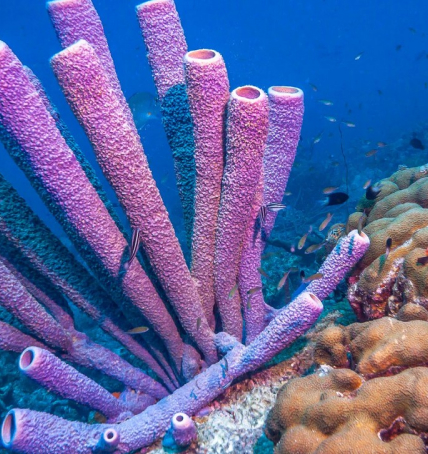
#> input picture img.jpg, 428 x 454 px, found by its file name
$ jupyter execute app.ipynb
#> lines starting #> are read from the running program, lines starting #| are printed output that depends on the picture; after the words box and inside, x2 and y2 are one past the last pixel; in counts of white or black regions, pixels touching at a corner belong together
[cell 1]
import cv2 as cv
import numpy as np
from matplotlib import pyplot as plt

[cell 2]
img = cv.imread(r'd:\NIO\img.jpg', cv.IMREAD_GRAYSCALE)
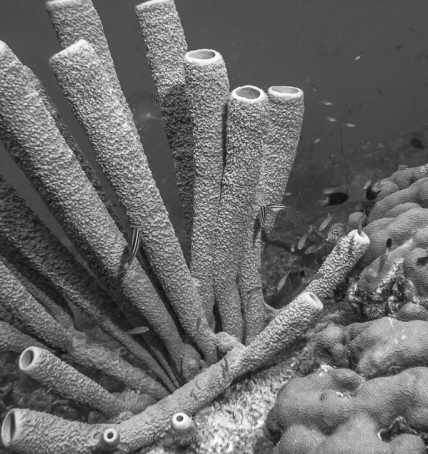
#> img: shape (454, 428); min 15, max 252, mean 104.7
assert img is not None, "file could not be read, check with os.path.exists()"

img = cv.medianBlur(img,5)
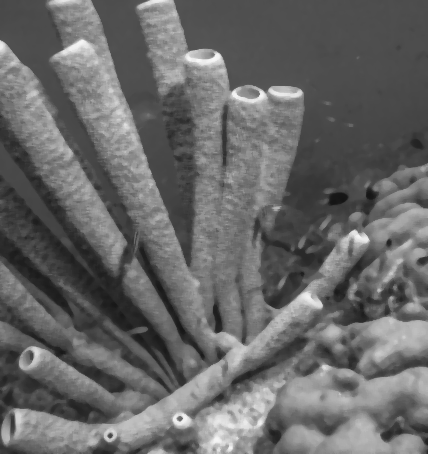
#> img: shape (454, 428); min 20, max 247, mean 103.8

[cell 3]
ret,th1 = cv.threshold(img,127,255,cv.THRESH_BINARY)
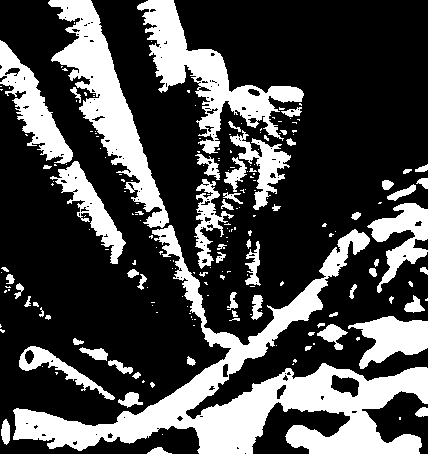
#> th1: shape (454, 428); 29.1% white; 204 white regions (138 under 20 px), largest, box (x1, y1, x2, y2) and area: (13, 225, 428, 454) 22783, (48, 0, 169, 228) 7735, (137, 0, 304, 154) 6924
th2 = cv.adaptiveThreshold(img,255,cv.ADAPTIVE_THRESH_MEAN_C,\
 cv.THRESH_BINARY,11,2)
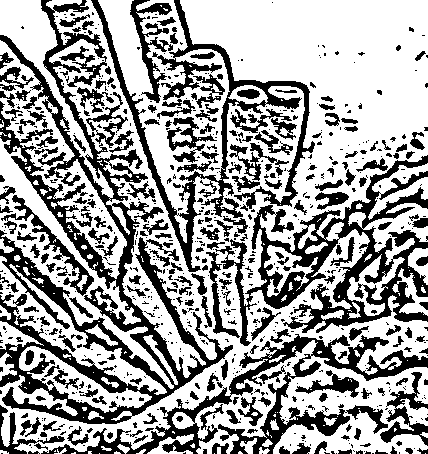
#> th2: shape (454, 428); 62.9% white; 745 black regions (514 under 20 px), largest, box (x1, y1, x2, y2) and area: (0, 0, 233, 424) 20181, (215, 155, 428, 346) 11021, (41, 334, 428, 454) 8398
th3 = cv.adaptiveThreshold(img,255,cv.ADAPTIVE_THRESH_GAUSSIAN_C,\
 cv.THRESH_BINARY,11,2)
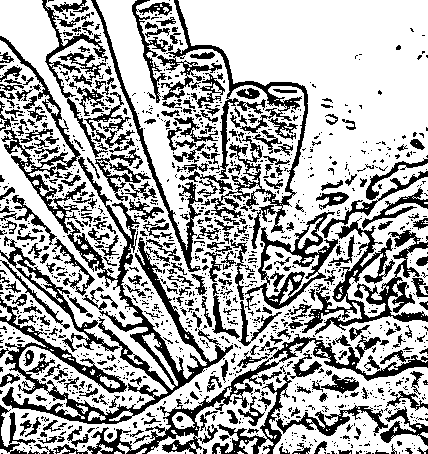
#> th3: shape (454, 428); 67.4% white; 1395 black regions (1058 under 20 px), largest, box (x1, y1, x2, y2) and area: (0, 157, 233, 424) 8780, (157, 0, 308, 249) 4840, (53, 334, 428, 454) 4360
titles = ['Original Image', 'Global Thresholding (v = 127)',
 'Adaptive Mean Thresholding', 'Adaptive Gaussian Thresholding']
images = [img, th1, th2, th3]
for i in range(4):
    plt.subplot(2,2,i+1),plt.imshow(images[i],'gray')
    plt.title(titles[i])
    plt.xticks([]),plt.yticks([])
plt.show()

$ run again, with clahe_2.jpg copied over img.jpg
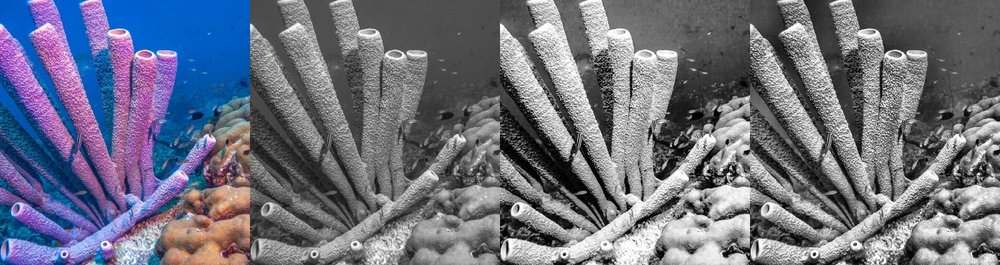
#> input picture clahe_2.jpg, 1000 x 265 px, shrunk from 1712 x 454 before the run, found by its file name
#> `ret,th1 = cv.threshold(img,127,255,cv.THRESH_BINARY)`:
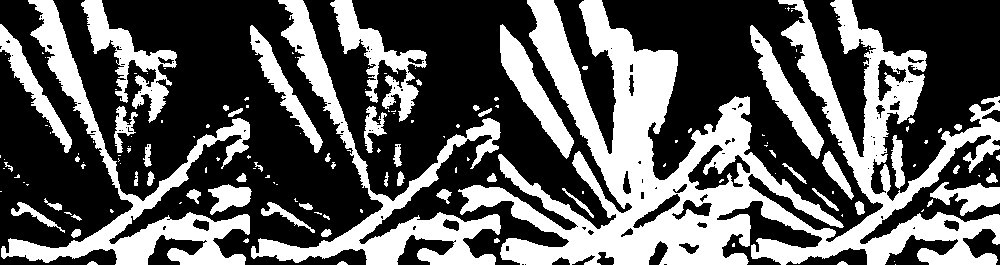
#> th1: shape (265, 1000); 37.2% white; 156 white regions (98 under 20 px), largest, box (x1, y1, x2, y2) and area: (458, 0, 1000, 265) 52286, (251, 0, 501, 265) 11496, (1, 0, 250, 265) 11464
#> th2: shape (265, 1000); 60.4% white; 1172 black regions (914 under 20 px), largest, box (x1, y1, x2, y2) and area: (602, 0, 885, 265) 17404, (148, 0, 385, 265) 15299, (398, 0, 635, 242) 11426
#> `th3 = cv.adaptiveThreshold(img,255,cv.ADAPTIVE_THRESH_GAUSSIAN_C,\ cv...`:
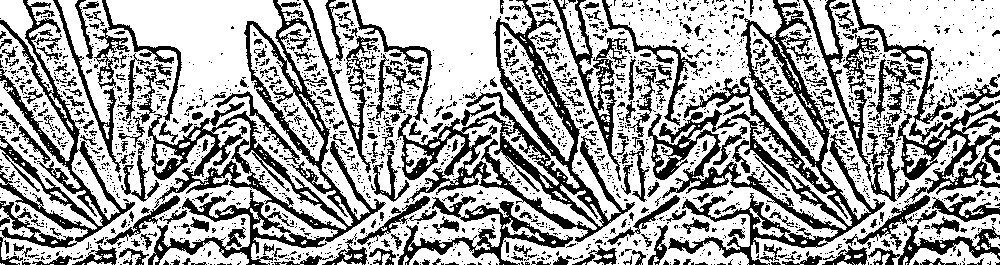
#> th3: shape (265, 1000); 64.7% white; 2185 black regions (1863 under 20 px), largest, box (x1, y1, x2, y2) and area: (648, 0, 885, 265) 12771, (148, 0, 386, 265) 12164, (398, 0, 635, 242) 10077

$ run again, with res.png saved as img.jpg
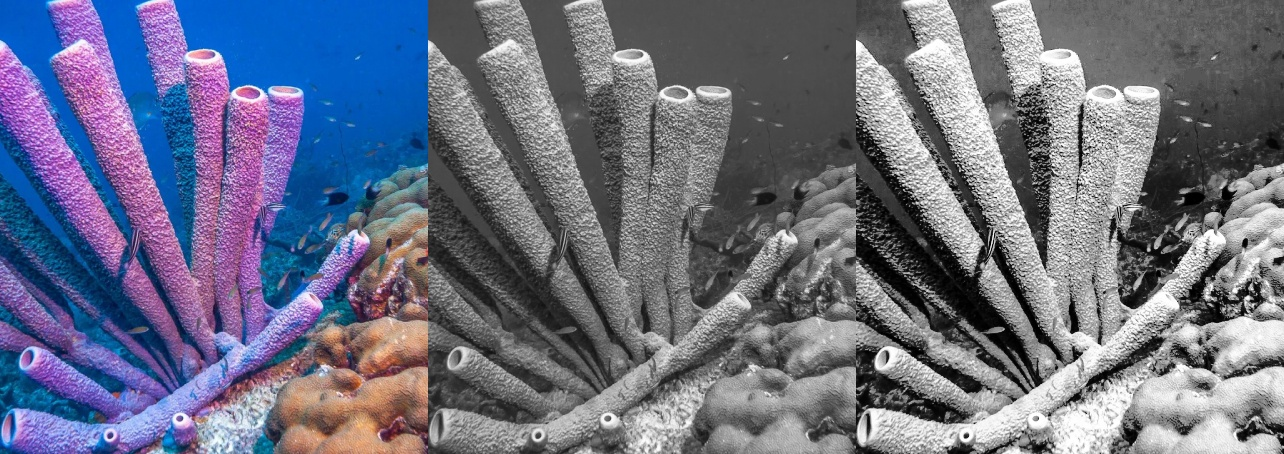
#> input picture res.png, 1284 x 454 px, found by its file name
#> `ret,th1 = cv.threshold(img,127,255,cv.THRESH_BINARY)`:
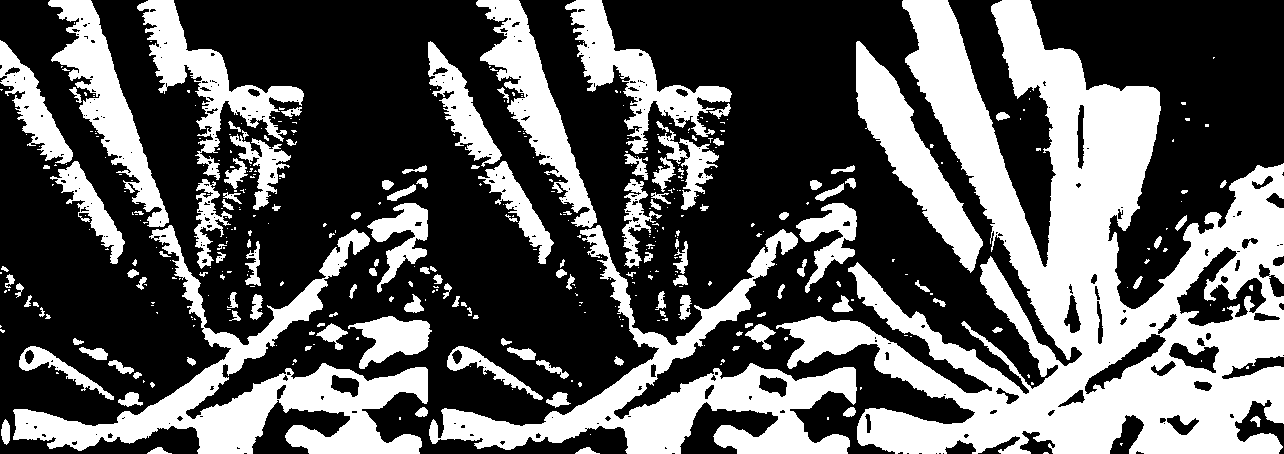
#> th1: shape (454, 1284); 36.6% white; 425 white regions (290 under 20 px), largest, box (x1, y1, x2, y2) and area: (776, 0, 1284, 454) 93069, (429, 225, 857, 454) 23013, (13, 225, 428, 454) 22749
#> th2: shape (454, 1284); 61.4% white; 2393 black regions (1615 under 20 px), largest, box (x1, y1, x2, y2) and area: (470, 0, 1089, 454) 40250, (229, 0, 661, 454) 37983, (0, 0, 233, 424) 17276
#> `th3 = cv.adaptiveThreshold(img,255,cv.ADAPTIVE_THRESH_GAUSSIAN_C,\ cv...`:
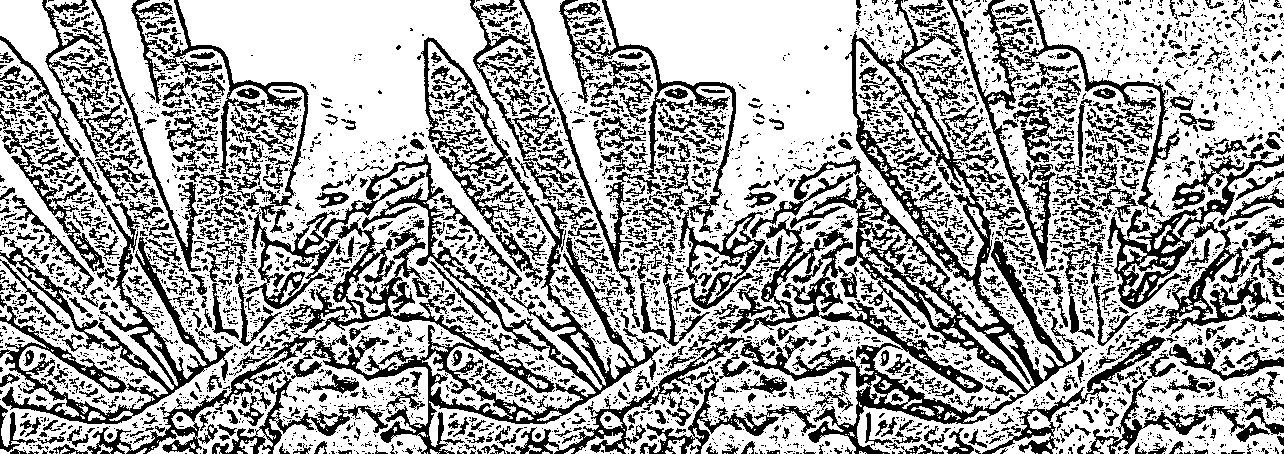
#> th3: shape (454, 1284); 65.9% white; 4575 black regions (3577 under 20 px), largest, box (x1, y1, x2, y2) and area: (511, 0, 1089, 454) 29162, (53, 37, 661, 454) 26122, (0, 36, 233, 424) 10714

$ run again, with res3.png saved as img.jpg
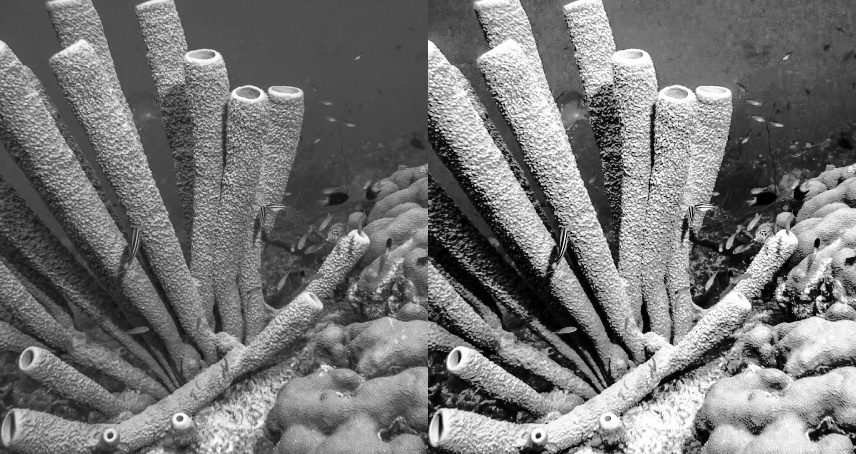
#> input picture res3.png, 856 x 454 px, found by its file name
#> img is the input picture: shape (454, 856); min 0, max 255, mean 116.6
#> `ret,th1 = cv.threshold(img,127,255,cv.THRESH_BINARY)`:
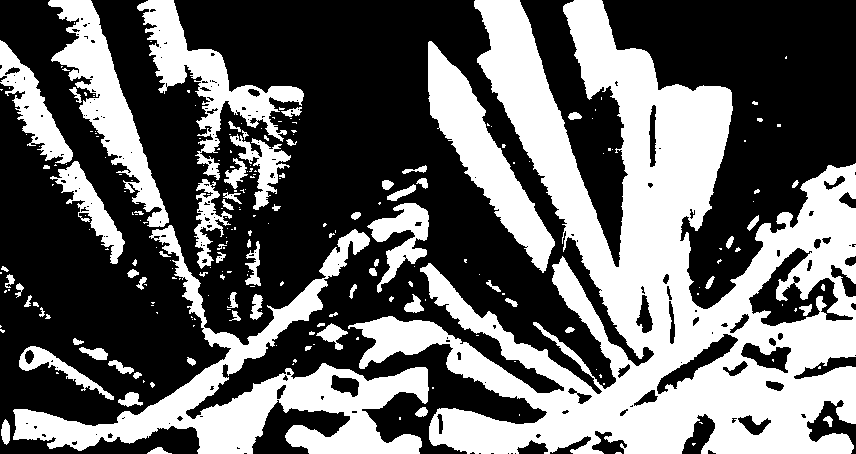
#> th1: shape (454, 856); 40.3% white; 237 white regions (161 under 20 px), largest, box (x1, y1, x2, y2) and area: (348, 0, 856, 454) 93048, (13, 225, 429, 454) 22751, (428, 41, 555, 273) 8603
#> th2: shape (454, 856); 60.9% white; 1723 black regions (1156 under 20 px), largest, box (x1, y1, x2, y2) and area: (229, 0, 661, 454) 38135, (0, 0, 233, 424) 17268, (679, 133, 856, 333) 11079
#> `th3 = cv.adaptiveThreshold(img,255,cv.ADAPTIVE_THRESH_GAUSSIAN_C,\ cv...`:
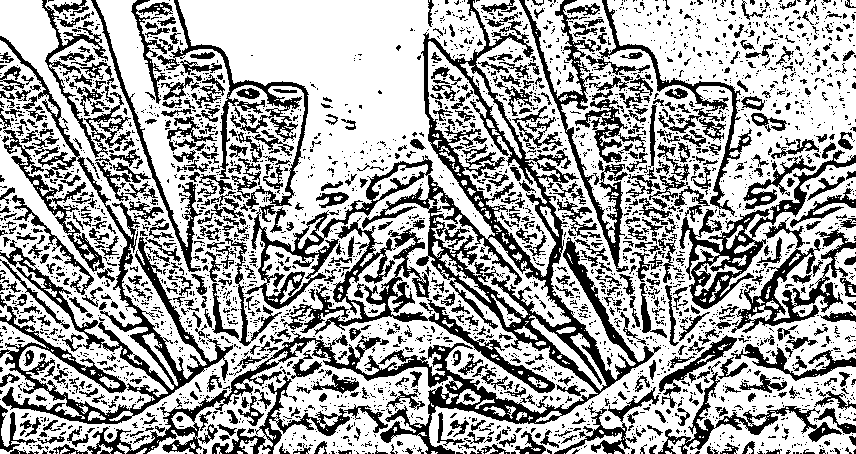
#> th3: shape (454, 856); 65.3% white; 3187 black regions (2498 under 20 px), largest, box (x1, y1, x2, y2) and area: (53, 0, 661, 454) 27938, (0, 36, 233, 424) 10671, (314, 218, 555, 393) 5088
